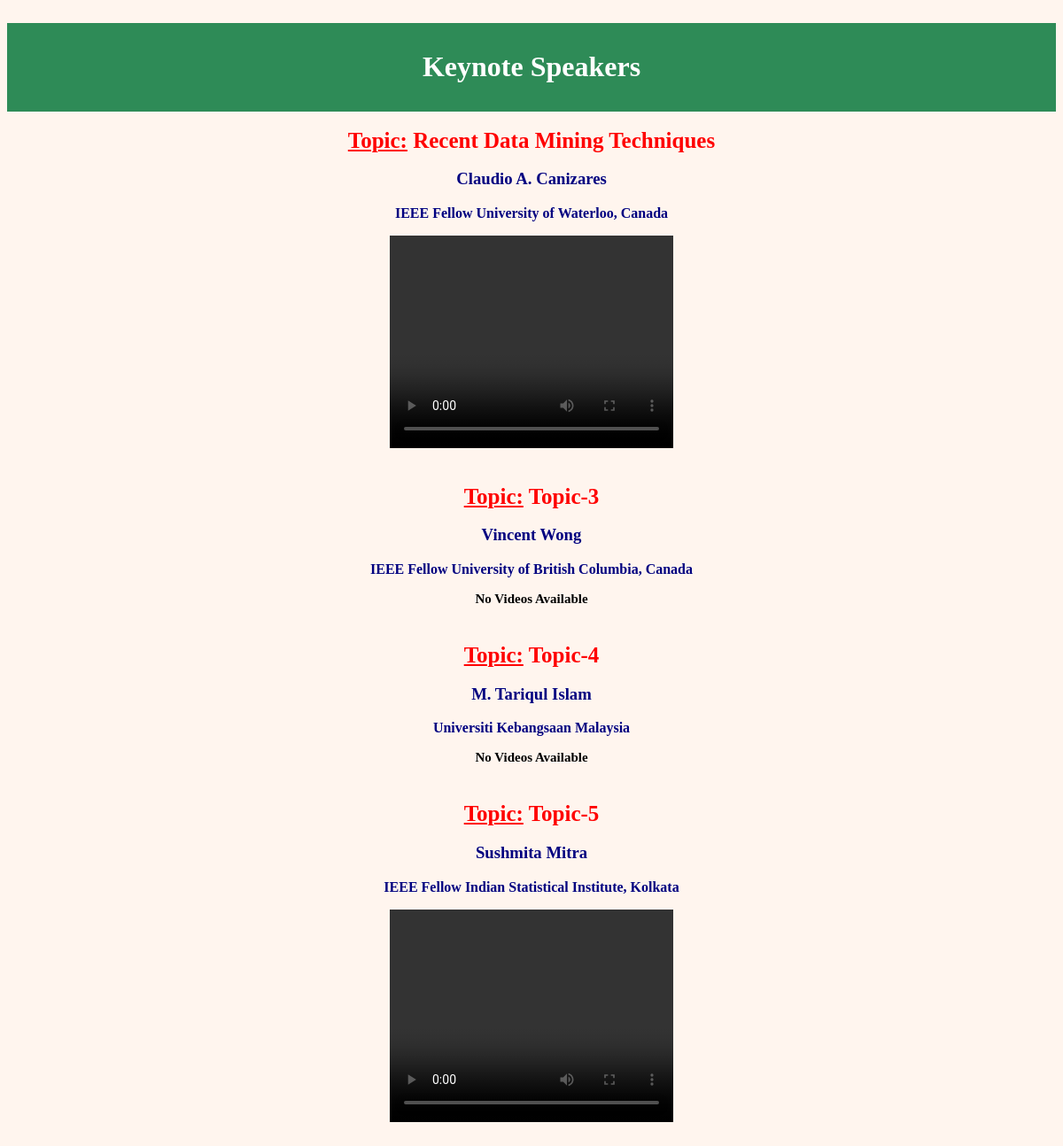
Screenshot of /show_speaker.php with the database file from the repository.
### tables this page shows
CREATE TABLE `speaker` (
  `id` int(10) NOT NULL,
  `topic` varchar(255) NOT NULL,
  `name` varchar(255) NOT NULL,
  `designation` varchar(255) NOT NULL
);

### show_speaker.php (the view, shortened to what this page needs)
<?php
include("config.php");
?>
<html>
<head>
<?php
$sql="select * from logo";
$res=mysqli_query($conn,$sql);
while($row = mysqli_fetch_array($res))
{
if($row['size']>0)
{
echo "<br>";
}}
?>
  <link rel="stylesheet" type="text/css" href="style.css" >
  <div class="header">
<h1>Keynote Speakers</h1>
</div>
</head>
<body>
<?php
$sql="select * from speaker";
$res=mysqli_query($conn,$sql);
while($row=mysqli_fetch_array($res)){
echo "<h3><span style='color:red;font-size:25px;'>"."<strong><u>Topic:</u></strong> ".$row['topic']."</span><h3>";
echo "<h3>$row[name]<h3>";
echo "<p>$row[designation]</p>";
$sql1 = "select * from videofiles where id=$row[id]";
$res1=mysqli_query($conn,$sql1);
$row1=mysqli_fetch_assoc($res1);
if($row1['size']>0)
{
echo "<video width='320' height='240' controls>";
echo '<source src="admin/uploaded_video/'.$row1['name'].'" type="video/mp4">';
echo "</video>";
echo "<br>";
}
else echo "<center><span style='color:black;font-size:15px;'>No Videos Available</span></center>";
echo "<br>";
}
echo "<br><br>";
?>
</body>
</html>

### style.css (style rules this page uses)
.header { background-color:SeaGreen; text-align:center; color:white; padding-top:10px; padding-left:10px; padding-right:10px; padding-bottom:10px; }
h3 { color:navy; text-align:center; }
p { font-family:Times New Roman; font-size:16px; font-style:Sans-serif; }
body { background-color:SeaShell; }
p { font-size:16px; }

### rows the page displays
speaker: topic "Recent Data Mining Techniques", name "Claudio A. Canizares", designation "IEEE Fellow University of Waterloo, Canada"
speaker: topic "Topic-3", name "Vincent Wong", designation "IEEE Fellow University of British Columbia, Canada", shows "No Videos Available"
speaker: topic "Topic-4", name "M. Tariqul Islam", designation "Universiti Kebangsaan Malaysia", shows "No Videos Available"
speaker: topic "Topic-5", name "Sushmita Mitra", designation "IEEE Fellow Indian Statistical Institute, Kolkata"
